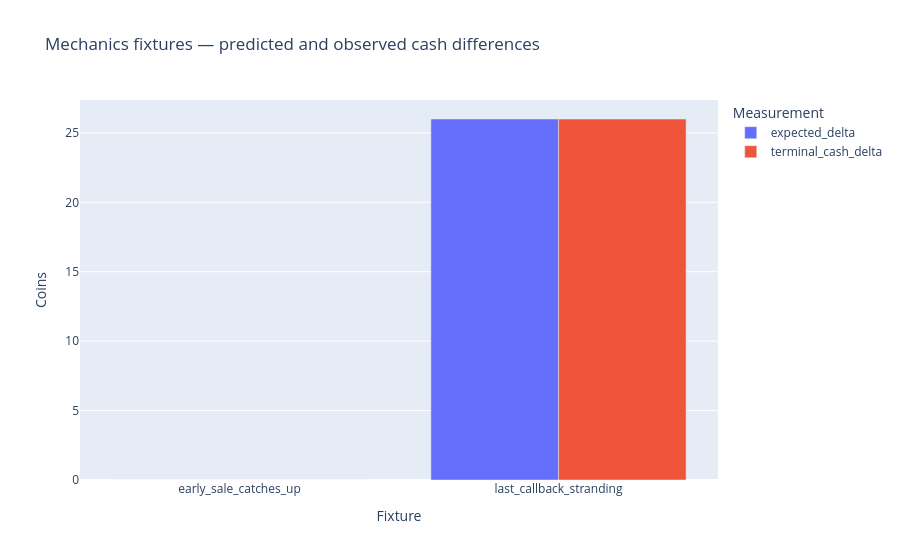

Notebook code for this chart:
### Markdown cell above
## Mechanics gate: expected versus observed
These are synthetic mechanics fixtures evaluated by the pinned interpreter, not
competitive scores. Both early-sale endpoints should be 3,026 coins; only the
aligned late-sale endpoint should be 3,026 (control remains 3,000).

### Code cell
import plotly.express as px
mechanics = pd.DataFrame(json.loads((OUT / 'mechanics.json').read_text()))
assert mechanics['passed'].all(), 'Mechanics gate did not pass.'
display(mechanics[['fixture', 'initial_quote', 'per_unit_quotes',
    'control_final_cash', 'aligned_final_cash', 'expected_delta', 'terminal_cash_delta']])
mechanics_plot = mechanics.melt(id_vars=['fixture'],
    value_vars=['expected_delta', 'terminal_cash_delta'],
    var_name='Measurement', value_name='Coins')
mechanics_fig = px.bar(mechanics_plot, x='fixture', y='Coins', color='Measurement',
    barmode='group', title='Mechanics fixtures — predicted and observed cash differences',
    labels={'fixture': 'Fixture'})
mechanics_fig.show()
mechanics_fig.write_html(OUT / 'mechanics_check.html', include_plotlyjs=True)

### Figure 1 — Plotly figure (JSON) as saved in the notebook; plotly's stock layout.template omitted (floating-point values rounded to 4 significant figures)
{"data": [{"alignmentgroup": "True", "hovertemplate": "Measurement=expected_delta<br>Fixture=%{x}<br>Coins=%{y}<extra></extra>", "legendgroup": "expected_delta", "marker": {"color": "#636efa", "pattern": {"shape": ""}}, "name": "expected_delta", "offsetgroup": "expected_delta", "orientation": "v", "showlegend": true, "textposition": "auto", "type": "bar", "x": ["early_sale_catches_up", "last_callback_stranding"], "xaxis": "x", "y": [0.0, 26.0], "yaxis": "y"}, {"alignmentgroup": "True", "hovertemplate": "Measurement=terminal_cash_delta<br>Fixture=%{x}<br>Coins=%{y}<extra></extra>", "legendgroup": "terminal_cash_delta", "marker": {"color": "#EF553B", "pattern": {"shape": ""}}, "name": "terminal_cash_delta", "offsetgroup": "terminal_cash_delta", "orientation": "v", "showlegend": true, "textposition": "auto", "type": "bar", "x": ["early_sale_catches_up", "last_callback_stranding"], "xaxis": "x", "y": [0.0, 26.0], "yaxis": "y"}], "layout": {"barmode": "group", "legend": {"title": {"text": "Measurement"}, "tracegroupgap": 0}, "title": {"text": "Mechanics fixtures — predicted and observed cash differences"}, "xaxis": {"anchor": "y", "domain": [0, 1], "title": {"text": "Fixture"}}, "yaxis": {"anchor": "x", "domain": [0, 1], "title": {"text": "Coins"}}}}
